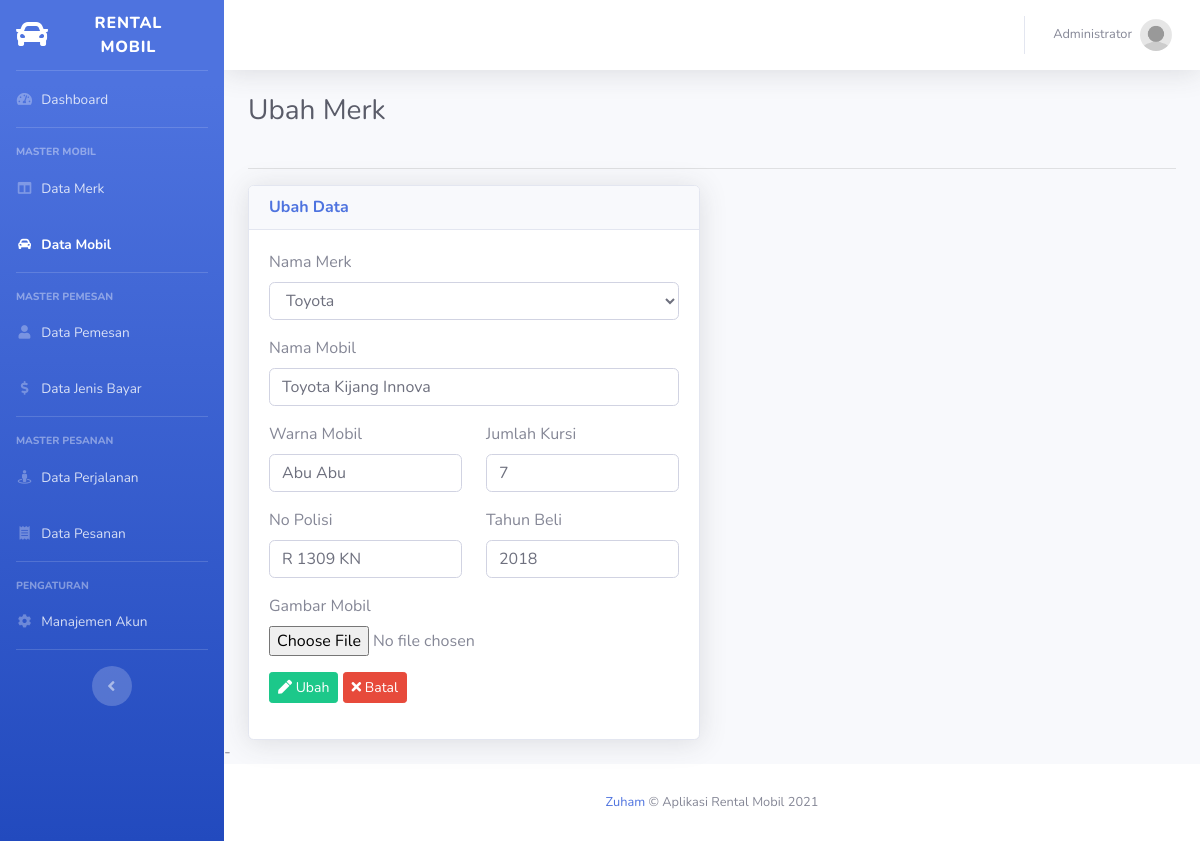
The page /mobil/ubah/14 (signed in) on the database its author committed.
### tables this page shows
CREATE TABLE `tbl_mobil` (
  `id` int(11) NOT NULL,
  `nama` varchar(30) DEFAULT NULL,
  `warna` varchar(20) DEFAULT NULL,
  `no_polisi` varchar(10) DEFAULT NULL,
  `jumlah_kursi` int(1) DEFAULT NULL,
  `tahun_beli` int(4) DEFAULT NULL,
  `gambar` varchar(100) DEFAULT NULL,
  `id_merk` int(11) DEFAULT NULL
);

CREATE TABLE `tbl_merk` (
  `id` int(11) NOT NULL,
  `merk` varchar(20) DEFAULT NULL
);

### controllers/C_Mobil.php (called while the page is built, shortened)
<?php
class C_Mobil extends Controller{
	public function __construct(){
		$this->merk = $this->model('M_Merk');
		$this->mobil = $this->model('M_Mobil');
	}
	public function ubah($id){
		$data = [
			'aktif' => 'mobil',
			'judul' => 'Ubah Mobil',
			'mobil' => $this->mobil->lihat_id($id)->fetch_object(),
			'data_merk' => $this->merk->lihat(),
		];
		$this->view('mobil/ubah', $data);
	}
}

### index.php (called while the page is built, shortened)
<?php
require_once BASEPATH . DS . 'core' . DS . 'Database.php';
require_once BASEPATH . DS . 'core' . DS . 'Model.php';
new Route();
?>

### functions/url_function.php (called while the page is built, shortened)
<?php
function base_url($path = null){
	if(isset($path)){
		$path = filter_var($path, FILTER_SANITIZE_URL);
		$path = rtrim($path, '/');
		return BASE_URL . $path;
	}
	return BASE_URL;
}

### core/Model.php (called while the page is built, shortened)
<?php
class Model {
	public function __construct(){
		$this->db = new Database();
	}
	public function get($table, $kolom = []){
		if (count($kolom) == 0) {
			$this->_query = "SELECT * FROM {$table}";
		}
	}
	public function get_where($table, $where = [], $kolom = []){
		if (count($kolom) == 0) {
			$this->_query = "SELECT * FROM {$table}";
		}
		$this->_query = $this->_query . " WHERE ";
		foreach ($where as $key => $value) {
			$this->_query = $this->_query . "{$key} = '{$value}'";
		}
	}
	public function setQuery($query){
		$this->_query = $query;
	}
	public function execute(){
		return $this->db->query($this->_query);
	}
}

### core/Database.php (called while the page is built, shortened)
<?php
class Database {
	public function __construct(){
		$this->_koneksi = new mysqli(DB_HOST, DB_USER, DB_PASS, DB_NAME);
	}
	public function query($query){
		return $this->_koneksi->query($query);
	}
}

### models/M_Mobil.php (called while the page is built, shortened)
<?php
class M_Mobil extends Model {
	public function lihat_id($id){
		$query = $this->execute();
		return $query;
	}
}

### models/M_Merk.php (called while the page is built, shortened)
<?php
class M_Merk extends Model{
	public function lihat(){
		$query = $this->execute();
		return $query;
	}
}

### views/mobil/ubah.php (the view, shortened to what this page needs)
<!DOCTYPE html>
<html lang="en">
<head>
	<link href="<?= base_url('sb-admin-2/') ?>/vendor/fontawesome-free/css/all.min.css" rel="stylesheet" type="text/css">
	<link href="<?= base_url('sb-admin-2/') ?>/css/sb-admin-2.min.css" rel="stylesheet">
	<link href="<?= base_url('sb-admin-2/') ?>/vendor/datatables/dataTables.bootstrap4.min.css" rel="stylesheet">
</head>
<body id="page-top">
	<div id="wrapper">
	<div id="content-wrapper" class="d-flex flex-column">
		<div id="content">
			<div class="container-fluid">
				<div class="row">
					<div class="col-sm-12">
						<div class="clearfix">
							<div class="float-left">
								<h1 class="h3 mb-4 text-gray-800">Ubah Merk</h1>
							</div>
						</div>
						<hr>
					</div>
				</div>
				<div class="row">
					<div class="col-sm-6">
						<div class="card shadow">
							<div class="card-header">
								<h6 class="m-0 font-weight-bold text-primary">Ubah Data</h6>
							</div>
							<div class="card-body">
								<form method="POST" action="<?= base_url('mobil/proses_ubah/' . $mobil->id_mobil) ?>" enctype="multipart/form-data">
								  	<div class="form-group">
										<label for="merk">Nama Merk</label>
										<select name="id_merk" id="merk" class="form-control">
											<?php while($merk = $data_merk->fetch_object()) : ?>
												<option value="<?= $merk->id ?>" <?= $mobil->id_merk == $merk->id ? 'selected' : '' ?>><?= $merk->merk ?></option>
											<?php endwhile; ?>
										</select>
								  	</div>
								  	<div class="form-group">
								  		<label for="nama">Nama Mobil</label>
								  		<input type="text" value="<?= $mobil->nama ?>" name="nama" id="nama" required="required" placeholder="ketik" autocomplete="off" class="form-control">
								  	</div>
								  	<div class="row">
									  	<div class="form-group col-6">
									  		<label for="warna">Warna Mobil</label>
									  		<input type="text" value="<?= $mobil->warna ?>" name="warna" id="warna" required="required" placeholder="ketik" autocomplete="off" class="form-control">
									  	</div>
									  	<div class="form-group col-6">
									  		<label for="jumlah_kursi">Jumlah Kursi</label>
									  		<input type="number" value="<?= $mobil->jumlah_kursi ?>" name="jumlah_kursi" id="jumlah_kursi" required="required" placeholder="ketik" autocomplete="off" class="form-control">
									  	</div>
								  	</div>
									<div class="row">
									  	<div class="form-group col-6">
									  		<label for="no_polisi">No Polisi</label>
									  		<input type="text" value="<?= $mobil->no_polisi ?>" name="no_polisi" id="no_polisi" required="required" placeholder="ketik" autocomplete="off" class="form-control">
									  	</div>
									  	<div class="form-group col-6">
									  		<label for="tahun_beli">Tahun Beli</label>
									  		<input type="number" value="<?= $mobil->tahun_beli ?>" name="tahun_beli" id="tahun_beli" required="required" placeholder="ketik" autocomplete="off" class="form-control">
									  	</div>
								  	</div>
								  	<div class="form-group">
								  		<label for="gambar">Gambar Mobil</label>
								  		<input type="file" name="gambar" id="gambar" required="required" placeholder="ketik" autocomplete="off" class="form-control-file">
								  	</div>
								  	<div class="form-group">
										<button type="submit" class="btn btn-sm btn-success" name="ubah"><i class="fa fa-pen"></i> Ubah</button>
										<button type="reset" class="btn btn-sm btn-danger"><i class="fa fa-times"></i> Batal</button>
								  	</div>
								</form>
							</div>
						</div>
					</div>
				</div>
			</div>
		</div>
	</div>
	</div>
</body>
</html>

### rows shown on the page
tbl_mobil: id_merk "Toyota", nama "Toyota Kijang Innova", warna "Abu Abu", jumlah_kursi "7", no_polisi "R 1309 KN", tahun_beli "2018"

### other values the page prints
$_SESSION['login']['nama'] "Administrator"
